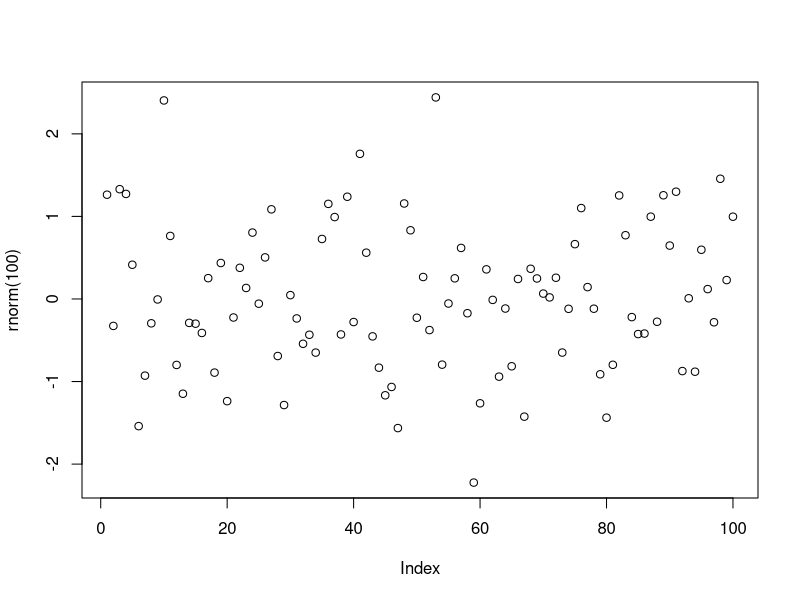

This figure's R source:
## ---- chunk 1
set.seed(0)
plot(rnorm(100))
